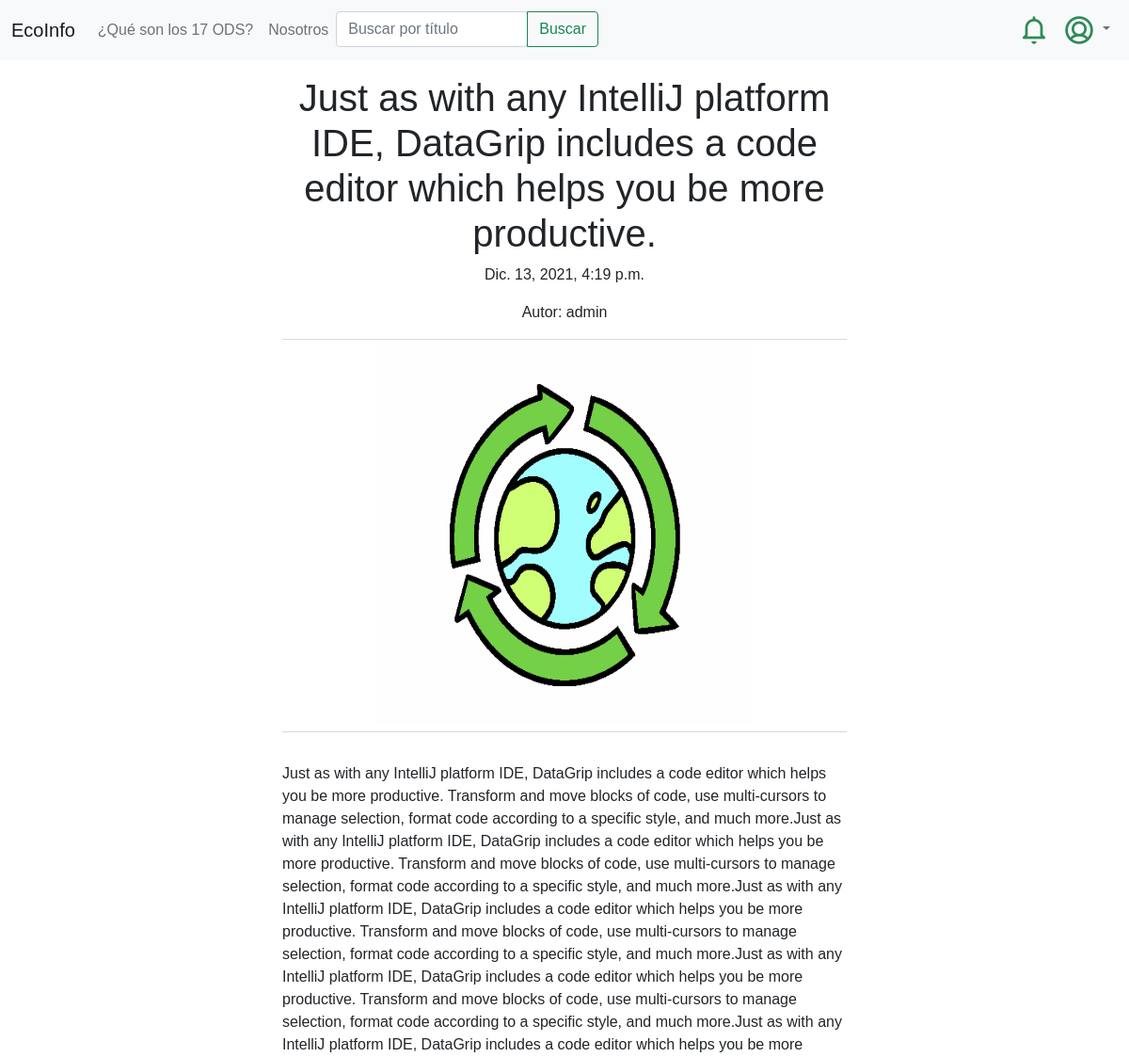
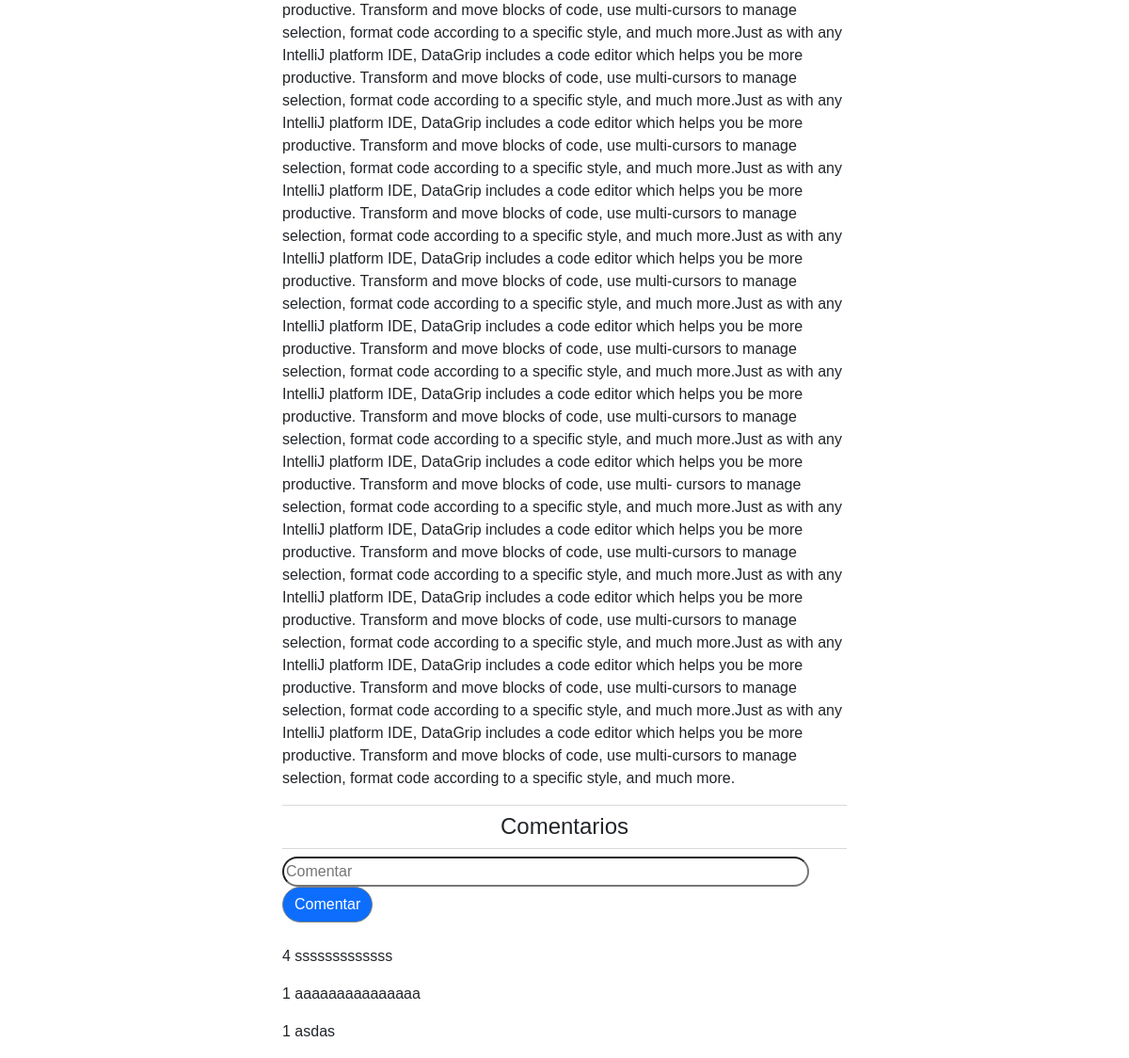
Page /leer_posteo/10 (signed in) on the committed database (2 pictures, top to bottom).
### feed/models.py (models this page shows, shortened)
class post(models.Model):
    posteador = models.ForeignKey(User, on_delete=models.CASCADE, null=True)
    titulo = models.CharField(max_length=100)
    contenido = models.TextField()
    pre_contenido = models.TextField()
    categoria = models.ForeignKey(categoria, on_delete=models.CASCADE,  default=1, null=False)
    creado_en = models.DateTimeField(auto_now_add=True)
    actualizado_en = models.DateTimeField(auto_now=True)
    me_gusta = models.IntegerField(default=0)
    no_megusta = models.IntegerField(default=0)
    imagen = models.FileField(upload_to='imagenes_posts', default='post_default.jpg')
    visitas = models.IntegerField(default=0)

class comentario(models.Model):
    post = models.ForeignKey(post, on_delete=models.CASCADE)
    comentador = models.ForeignKey(User, on_delete=models.CASCADE, null=True)
    contenido = models.TextField()
    creado_en = models.DateTimeField(auto_now_add=True)
    actualizado_en = models.DateTimeField(auto_now=True)
    aprobado = models.BooleanField(default=False)

### feed/views.py (the view)
# urls.py: path('leer_posteo/<id>',views.leer_posteo, name='leer_posteo'),
def leer_posteo(request,id):
    un_posteo=post.objects.get(id=id)
    comentarios_del_posteo = comentario.objects.filter(post_id=id,aprobado=True).order_by('creado_en').reverse()
    un_posteo.visitas += 1
    un_posteo.save()
    return render(request,"leer_post.html",{'un_posteo':un_posteo, 'comentarios_del_posteo':comentarios_del_posteo})

### feed/templates/leer_post.html (shortened to what this page needs)
{% extends "base.html" %}
{% block content %}
<h1>acá se puede leer el post completo</h1>
<div>
    <br>
<div class="leer_post">
    {% if un_posteo %}
    <h1>{{ un_posteo.titulo }}</h1>
    <p>{{ un_posteo.creado_en }}</p>
    <p>Autor: {{ un_posteo.posteador }}</p>
    <div class="dropdown-divider"></div>
    <img src="{{un_posteo.imagen.url}}" alt="" style="width: 25rem; height: 25rem;">
    <br>
    <div class="dropdown-divider"></div>
    <br>
    <p style="text-align:left;" >{{ un_posteo.contenido }}</p>
    <div class="dropdown-divider"></div>
    <h4>Comentarios</h4>
    <div class="dropdown-divider"></div>
    <div style=" text-align:left; " >
    <form action="{% url 'crear_comentario' id=un_posteo.id %}">
        <div class="form-group">
        <input type="text"  id="txtcontenido" name="txtcontenido" placeholder="Comentar" style="border-radius: 20px; width: 35rem; height: 2rem ;" >
        <button type="submit" class="btn btn-primary" style="border-radius: 20px; border-color: grey; "> Comentar</button>
        </div>
    </form>
    <br>
    {% for un_comentario in comentarios_del_posteo %}
        <div class="box01">
            <div class="box02" >
                <p>{{ un_comentario.comentador_id }} </p>
            </div>
            <div class="box03" >
                <p> {{ un_comentario.contenido }}</p>
            </div>
            <br>
        </div>
    {% endfor %}
    </div>
{% endif %}
</div>
</div>
{% endblock%}

### feed/static/css/estilos.css (style rules this page uses)
html, body { height: 100%; margin: 0; font-family: Helvetica; width: 100%; }
.leer_post { position: center; width:50%; height: auto; text-align: center; margin: auto; padding: 1rem,; }
.box01 { width: auto; height: auto; display: flex; }
.box02 { width: auto; height: auto; }
.box03 { width: auto; height: auto; }

### rows in the picture
post: titulo "Just as with any IntelliJ platform IDE, DataGrip includes a code editor which helps you be more productive.", creado_en "Dic. 13, 2021, 4:19 p.m.", posteador "admin", imagen (placeholder picture), contenido "Just as with any IntelliJ platform IDE, DataGrip includes a code editor which helps you be more productive. Transform and move blocks of code, use multi-cursors to manage selection, format code according to a specific style, and much more.Just as with any IntelliJ platform IDE, DataGrip includes a code editor which helps you be more productive. Transform and move blocks of code, use multi-cursors to manage selection, format code according to a specific style, and much more.Just as with any IntelliJ platform IDE, DataGrip includes a code editor which helps you be more productive. Transform and move blocks of code, use multi-cursors to manage selection, format code according to a specific…"
comentario: comentador_id "4", contenido "sssssssssssss"
comentario: comentador_id "1", contenido "aaaaaaaaaaaaaaa"
comentario: comentador_id "1", contenido "asdas"
